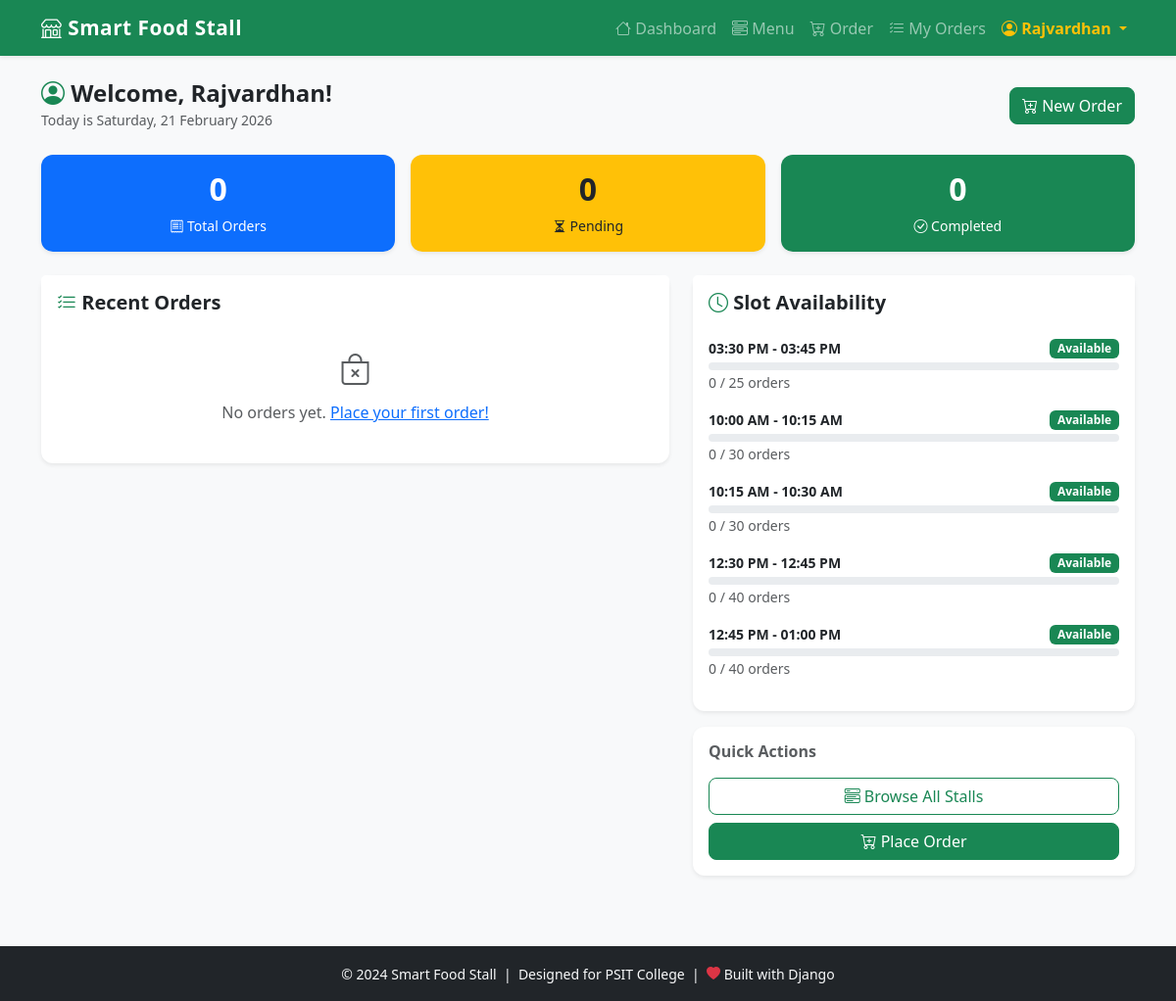
The page /dashboard/ (signed in) on the database its author committed.
### preorder/models.py (models this page shows, shortened)
class TimeSlot(models.Model):
    slot_name       = models.CharField(max_length=50)   # e.g., "10:30 AM - 10:45 AM"
    max_capacity    = models.PositiveIntegerField(default=30)
    current_orders  = models.PositiveIntegerField(default=0)
    is_active       = models.BooleanField(default=True)
    def occupancy_percent(self):
        if self.max_capacity == 0:
            return 100
        return (self.current_orders / self.max_capacity) * 100
    def is_full(self):
        return self.current_orders >= self.max_capacity
    def is_peak(self):
        return self.occupancy_percent() >= 70
    class Meta:
        ordering = ['slot_name']

### preorder/views.py (the view)
# urls.py: path('dashboard/',     views.student_dashboard, name='student_dashboard'),
@login_required
def student_dashboard(request):
    if request.user.is_staff:
        return redirect('admin_dashboard')
    user_orders = Order.objects.filter(user=request.user).select_related('food_item', 'time_slot')
    recent_orders = user_orders[:5]  # Show 5 most recent
    total_orders     = user_orders.count()
    pending_orders   = user_orders.filter(status='Pending').count()
    completed_orders = user_orders.filter(status='Completed').count()
    all_slots = TimeSlot.objects.filter(is_active=True)
    context = {
        'recent_orders':   recent_orders,
        'total_orders':    total_orders,
        'pending_orders':  pending_orders,
        'completed_orders': completed_orders,
        'all_slots':       all_slots,
    }
    return render(request, 'student/dashboard.html', context)

### preorder/templatetags/custom_filters.py (called while the page is built)
@register.filter
def percentage(value, total):
    try:
        if int(total) == 0:
            return 0
        return int((int(value) / int(total)) * 100)
    except (ValueError, ZeroDivisionError):
        return 0

### preorder/templates/student/dashboard.html (shortened to what this page needs)
{% extends 'base.html' %}
{% load custom_filters %}
{% block content %}
<div class="d-flex justify-content-between align-items-center mb-4">
  <div>
    <h4 class="fw-bold mb-0">
      <i class="bi bi-person-circle text-success"></i>
      Welcome, {{ user.first_name|default:user.username }}!
    </h4>
    <small class="text-muted">Today is {% now "l, d F Y" %}</small>
  </div>
  <a href="{% url 'place_order' %}" class="btn btn-success">
    <i class="bi bi-cart-plus"></i> New Order
  </a>
</div>
<div class="row g-3 mb-4">
  <div class="col-sm-4">
    <div class="card border-0 shadow-sm text-center p-3 bg-primary text-white rounded-4">
      <h2 class="fw-bold">{{ total_orders }}</h2>
      <p class="mb-0 small"><i class="bi bi-receipt"></i> Total Orders</p>
    </div>
  </div>
  <div class="col-sm-4">
    <div class="card border-0 shadow-sm text-center p-3 bg-warning text-dark rounded-4">
      <h2 class="fw-bold">{{ pending_orders }}</h2>
      <p class="mb-0 small"><i class="bi bi-hourglass-split"></i> Pending</p>
    </div>
  </div>
  <div class="col-sm-4">
    <div class="card border-0 shadow-sm text-center p-3 bg-success text-white rounded-4">
      <h2 class="fw-bold">{{ completed_orders }}</h2>
      <p class="mb-0 small"><i class="bi bi-check-circle"></i> Completed</p>
    </div>
  </div>
</div>
<div class="row g-4">
  <div class="col-md-7">
    <div class="card border-0 shadow-sm rounded-4">
      <div class="card-header bg-white border-0 pt-3 pb-0">
        <h5 class="fw-bold"><i class="bi bi-list-check text-success"></i> Recent Orders</h5>
      </div>
      <div class="card-body p-0">
        {% if recent_orders %}
        <div class="table-responsive">
          <table class="table table-hover align-middle mb-0">
            <thead class="table-light">
              <tr>
                <th>#</th>
                <th>Stall</th>
                <th>Item</th>
                <th>Slot</th>
                <th>Total</th>
                <th>Status</th>
              </tr>
            </thead>
            <tbody>
              {% for order in recent_orders %}
              <tr>
                <td class="text-muted small">{{ order.id }}</td>
                <td>
                  <span class="badge bg-success">
                    {{ order.food_item.stall.name|default:"General" }}
                  </span>
                </td>
                <td>{{ order.food_item.name }}<br>
                    <small class="text-muted">Qty: {{ order.quantity }}</small></td>
                <td><small>{{ order.time_slot.slot_name }}</small></td>
                <td class="fw-semibold">&#8377;{{ order.total_price }}</td>
                <td>
                  {% if order.status == 'Pending' %}
                    <span class="badge bg-warning text-dark">Pending</span>
                  {% elif order.status == 'Completed' %}
                    <span class="badge bg-success">Completed</span>
                  {% else %}
                    <span class="badge bg-danger">Cancelled</span>
                  {% endif %}
                </td>
              </tr>
              {% endfor %}
            </tbody>
          </table>
        </div>
        <div class="p-3">
          <a href="{% url 'my_orders' %}" class="btn btn-outline-success btn-sm">
            View All Orders &rarr;
          </a>
        </div>
        {% else %}
        <div class="p-4 text-center text-muted">
          <i class="bi bi-bag-x" style="font-size: 2rem;"></i>
          <p class="mt-2">No orders yet. <a href="{% url 'place_order' %}">Place your first order!</a></p>
        </div>
        {% endif %}
      </div>
    </div>
  </div>
  <div class="col-md-5">
    <div class="card border-0 shadow-sm rounded-4">
      <div class="card-header bg-white border-0 pt-3 pb-0">
        <h5 class="fw-bold"><i class="bi bi-clock text-success"></i> Slot Availability</h5>
      </div>
      <div class="card-body">
        {% for slot in all_slots %}
        <div class="mb-3">
          <div class="d-flex justify-content-between align-items-center mb-1">
            <span class="small fw-semibold">{{ slot.slot_name }}</span>
            {% if slot.is_full %}
              <span class="badge bg-danger">Full</span>
            {% elif slot.is_peak %}
              <span class="badge bg-warning text-dark">High Demand</span>
            {% else %}
              <span class="badge bg-success">Available</span>
            {% endif %}
          </div>
          <div class="progress" style="height: 8px;">
          </div>
          <small class="text-muted">{{ slot.current_orders }} / {{ slot.max_capacity }} orders</small>
        </div>
        {% empty %}
        <p class="text-muted small">No time slots configured yet.</p>
        {% endfor %}
      </div>
    </div>
    <div class="card border-0 shadow-sm rounded-4 mt-3">
      <div class="card-body">
        <h6 class="fw-bold text-muted mb-3">Quick Actions</h6>
        <a href="{% url 'menu' %}" class="btn btn-outline-success w-100 mb-2">
          <i class="bi bi-menu-button-wide"></i> Browse All Stalls
        </a>
        <a href="{% url 'place_order' %}" class="btn btn-success w-100">
          <i class="bi bi-cart-plus"></i> Place Order
        </a>
      </div>
    </div>
  </div>
</div>
{% endblock %}

### preorder/templates/base.html (shortened to what this page needs)
{% load static %}
<!DOCTYPE html>
<html lang="en">
<head>
  <link href="https://cdn.jsdelivr.net/npm/bootstrap@5.3.0/dist/css/bootstrap.min.css" rel="stylesheet" />
  <link href="https://cdn.jsdelivr.net/npm/bootstrap-icons@1.10.5/font/bootstrap-icons.css" rel="stylesheet" />
  <link rel="stylesheet" href="{% static 'css/style.css' %}" />
</head>
<body class="bg-light">
  <nav class="navbar navbar-expand-lg navbar-dark bg-success shadow-sm">
    <div class="container">
      <a class="navbar-brand fw-bold" href="{% url 'home' %}">
        <i class="bi bi-shop"></i> Smart Food Stall
      </a>
      <div class="collapse navbar-collapse" id="navbarNav">
        <ul class="navbar-nav ms-auto align-items-center">
          {% if user.is_authenticated %}
            {% if user.is_staff %}
              <li class="nav-item">
                <a class="nav-link" href="{% url 'admin_dashboard' %}"><i class="bi bi-speedometer2"></i> Dashboard</a>
              </li>
              <li class="nav-item">
                <a class="nav-link" href="{% url 'manage_stalls' %}"><i class="bi bi-shop"></i> Stalls</a>
              </li>
              <li class="nav-item">
                <a class="nav-link" href="{% url 'manage_stall_owners' %}"><i class="bi bi-person-badge"></i> Owners</a>
              </li>
              <li class="nav-item">
                <a class="nav-link" href="{% url 'manage_food' %}"><i class="bi bi-egg-fried"></i> Food Items</a>
              </li>
              <li class="nav-item">
                <a class="nav-link" href="{% url 'manage_slots' %}"><i class="bi bi-clock"></i> Time Slots</a>
              </li>
              <li class="nav-item">
                <a class="nav-link" href="{% url 'analytics' %}"><i class="bi bi-bar-chart-line"></i> Analytics</a>
              </li>
            {% else %}
              <li class="nav-item">
                <a class="nav-link" href="{% url 'student_dashboard' %}"><i class="bi bi-house"></i> Dashboard</a>
              </li>
              <li class="nav-item">
                <a class="nav-link" href="{% url 'menu' %}"><i class="bi bi-menu-button-wide"></i> Menu</a>
              </li>
              <li class="nav-item">
                <a class="nav-link" href="{% url 'place_order' %}"><i class="bi bi-cart-plus"></i> Order</a>
              </li>
              <li class="nav-item">
                <a class="nav-link" href="{% url 'my_orders' %}"><i class="bi bi-list-check"></i> My Orders</a>
              </li>
            {% endif %}
            <li class="nav-item dropdown">
              <a class="nav-link dropdown-toggle text-warning fw-semibold" href="#" data-bs-toggle="dropdown">
                <i class="bi bi-person-circle"></i> {{ user.first_name|default:user.username }}
              </a>
            </li>
          {% endif %}
        </ul>
      </div>
    </div>
  </nav>
  <main class="container my-4">
    {% block content %}{% endblock %}
  </main>
  <footer class="bg-dark text-light text-center py-3 mt-5">
    <small>
      &copy; 2024 Smart Food Stall &nbsp;|&nbsp;
      Designed for PSIT College &nbsp;|&nbsp;
      <i class="bi bi-heart-fill text-danger"></i> Built with Django
    </small>
  </footer>
</body>
</html>

### static/css/style.css (style rules this page uses)
body { font-family: 'Segoe UI', sans-serif; background-color: #f8f9fa; min-height: 100vh; display: flex; flex-direction: column; }
main.container { flex: 1; }
.navbar-brand { font-size: 1.3rem; letter-spacing: 0.5px; }
.card { transition: transform 0.15s ease, box-shadow 0.15s ease; }
.progress { border-radius: 50px; background-color: #e9ecef; }
.btn { border-radius: 8px; }
.btn-success { background-color: #198754; border-color: #198754; }
footer { margin-top: auto; }
.rounded-4 { border-radius: 12px !important; }

### rows shown on the page
TimeSlot: slot_name "03:30 PM - 03:45 PM", shows "Available", current_orders "0", max_capacity "25"
TimeSlot: slot_name "10:00 AM - 10:15 AM", shows "Available", current_orders "0", max_capacity "30"
TimeSlot: slot_name "10:15 AM - 10:30 AM", shows "Available", current_orders "0", max_capacity "30"
TimeSlot: slot_name "12:30 PM - 12:45 PM", shows "Available", current_orders "0", max_capacity "40"
TimeSlot: slot_name "12:45 PM - 01:00 PM", shows "Available", current_orders "0", max_capacity "40"

### other values the page prints
{{ user.first_name|default:user.username }} "Rajvardhan"
{{ total_orders }} "0"
{{ pending_orders }} "0"
{{ completed_orders }} "0"
